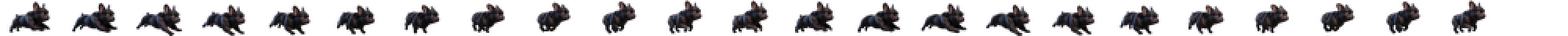
#> input picture bulldog3/race-start-v3-lab/assets/rocky-run.png, 1000 x 23 px, shrunk from 4272 x 100 before the run (shown 2 times larger)
$ python seam_check.py
#> lines starting #> are read from the running program, lines starting #| are printed output that depends on the picture; after the words box and inside, x2 and y2 are one past the last pixel; in counts of white or black regions, pixels touching at a corner belong together
#!/usr/bin/env python3
"""Measure approved clip joins; playback still determines visual acceptance."""
import json
from pathlib import Path
import numpy as np
from PIL import Image

ROOT=Path(__file__).resolve().parent
PATHS={
    'RUN':ROOT.parent/'race-start-v3-lab/assets/rocky-run.png',
    'STOP':ROOT.parent/'stop-v3-lab/assets/stop.png',
    'START':ROOT.parent/'race-start-v3-lab/assets/rocky-start.png',
    'ROLL':ROOT/'assets/rocky-roll.png',
}
PAIRS=[('RUN',16,'STOP',0),('STOP',36,'ROLL',0),('ROLL',111,'ROLL',112),
       ('ROLL',112,'ROLL',113),('ROLL',144,'START',0),('START',39,'RUN',0)]

def tile(name,n):
#> called with name = 'RUN', n = 16
    im=Image.open(PATHS[name]).convert('RGBA')
#> im is the input picture: PIL image 1000x23 RGBA; mean R, G, B, A 17.7, 16, 17.9, 64.1
    return np.asarray(im.crop(((n%24)*178,(n//24)*100,(n%24+1)*178,(n//24+1)*100)))
#> returned value: shape (100, 178, 4); every value is 0
#> call 2 of tile, with name = 'STOP', n = 0
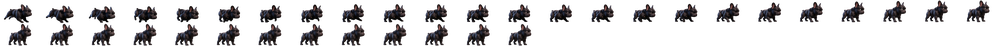
#> input picture bulldog3/stop-v3-lab/assets/stop.png, 1000 x 47 px, shrunk from 4272 x 200 before the run
#> in tile, im is the input picture: PIL image 1000x47 RGBA; mean R, G, B, A 13.5, 12, 13.6, 49.5

def metrics(a,b):
    aa=a[:,:,3]>127;bb=b[:,:,3]>127;both=aa&bb
#> after `aa = a[:, :, 3] > 127`: aa: shape (100, 178) bool; every value is 0
#> after `bb = b[:, :, 3] > 127`:
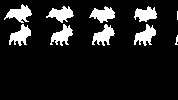
#> bb: shape (100, 178) bool; 11.6% white; 10 white regions (2 under 20 px), largest, box (x1, y1, x2, y2) and area: (4, 4, 32, 23) 266, (9, 24, 31, 46) 260, (92, 24, 115, 46) 259
    ya,xa=np.nonzero(aa);yb,xb=np.nonzero(bb)
#> after `ya, xa = np.nonzero(aa)`: ya = empty array; xa = empty array
#> after `yb, xb = np.nonzero(bb)`: yb = 2067 values from 4 to 45; xb = 2067 values, max 177 at index 299, min 4 at index 859, mean 82.45
    return {'silhouetteIoU':round(float(both.sum()/max((aa|bb).sum(),1)),4),
            'centroidDeltaPx':[round(float(xb.mean()-xa.mean()),2),round(float(yb.mean()-ya.mean()),2)],
            'opaqueRGBMeanAbsError':round(float(np.abs(a[:,:,:3].astype(float)-b[:,:,:3].astype(float))[both].mean()),2) if both.any() else None}

data={f'{a} #{i} → {b} #{j}':metrics(tile(a,i),tile(b,j)) for a,i,b,j in PAIRS}
#> call 4 of tile, with name = 'ROLL', n = 0
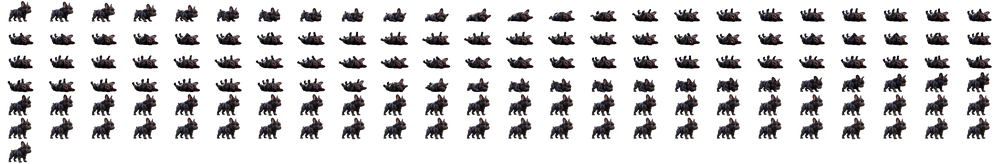
#> input picture bulldog3/roll-v3-lab/assets/rocky-roll.png, 1000 x 164 px, shrunk from 4272 x 700 before the run
#> in tile, im is the input picture: PIL image 1000x164 RGBA; mean R, G, B, A 14, 12, 13.4, 49.8
#> in metrics (call 2), `bb = b[:, :, 3] > 127`: bb: shape (100, 178) bool; 19.7% white; 24 white regions (4 under 20 px), largest, box (x1, y1, x2, y2) and area: (9, 1, 31, 22) 248, (50, 2, 73, 22) 248, (92, 3, 115, 22) 242
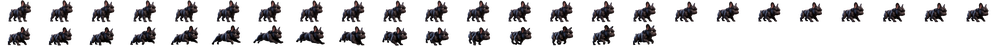
#> input picture bulldog3/race-start-v3-lab/assets/rocky-start.png, 1000 x 47 px, shrunk from 4272 x 200 before the run
#> in tile, im is the input picture: PIL image 1000x47 RGBA; mean R, G, B, A 14.4, 12.5, 14.3, 54.5
#> in metrics (call 5), `bb = b[:, :, 3] > 127`:
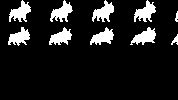
#> bb: shape (100, 178) bool; 11.5% white; 10 white regions, largest, box (x1, y1, x2, y2) and area: (92, 0, 114, 22) 258, (9, 0, 31, 22) 257, (134, 0, 156, 22) 257
#> in metrics (call 5), `yb, xb = np.nonzero(bb)`: yb = 2050 values from 0 to 45; xb = 2050 values, max 177 at index 486, min 8 at index 1837, mean 85.32
#> in tile (call 12), `return np.asarray(im.crop(((n%24)*178,(n//24)*100,(n%24+1)*178,(n//24+..`:
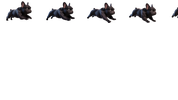
#> returned value: shape (100, 178, 4); mean of channels 0, 1, 2, 3 4.5, 4.1, 4.7, 16.2; transparent parts drawn white
#> in metrics (call 6), `bb = b[:, :, 3] > 127`:
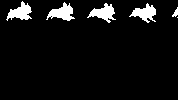
#> bb: shape (100, 178) bool; 6.3% white; 6 white regions (1 under 20 px), largest, box (x1, y1, x2, y2) and area: (46, 2, 75, 21) 280, (87, 3, 116, 23) 273, (6, 1, 32, 21) 271, (129, 3, 156, 23) 265, (172, 7, 178, 17) 31
#> in metrics (call 6), `yb, xb = np.nonzero(bb)`: yb = 1121 values from 1 to 22; xb = 1121 values, max 177 at index 132, min 6 at index 1058, mean 84.6
#> data = 6 items
(ROOT/'seam_metrics.json').write_text(json.dumps(data,indent=2)+'\n')
print(json.dumps(data,indent=2))
#> (printed output is left out)
